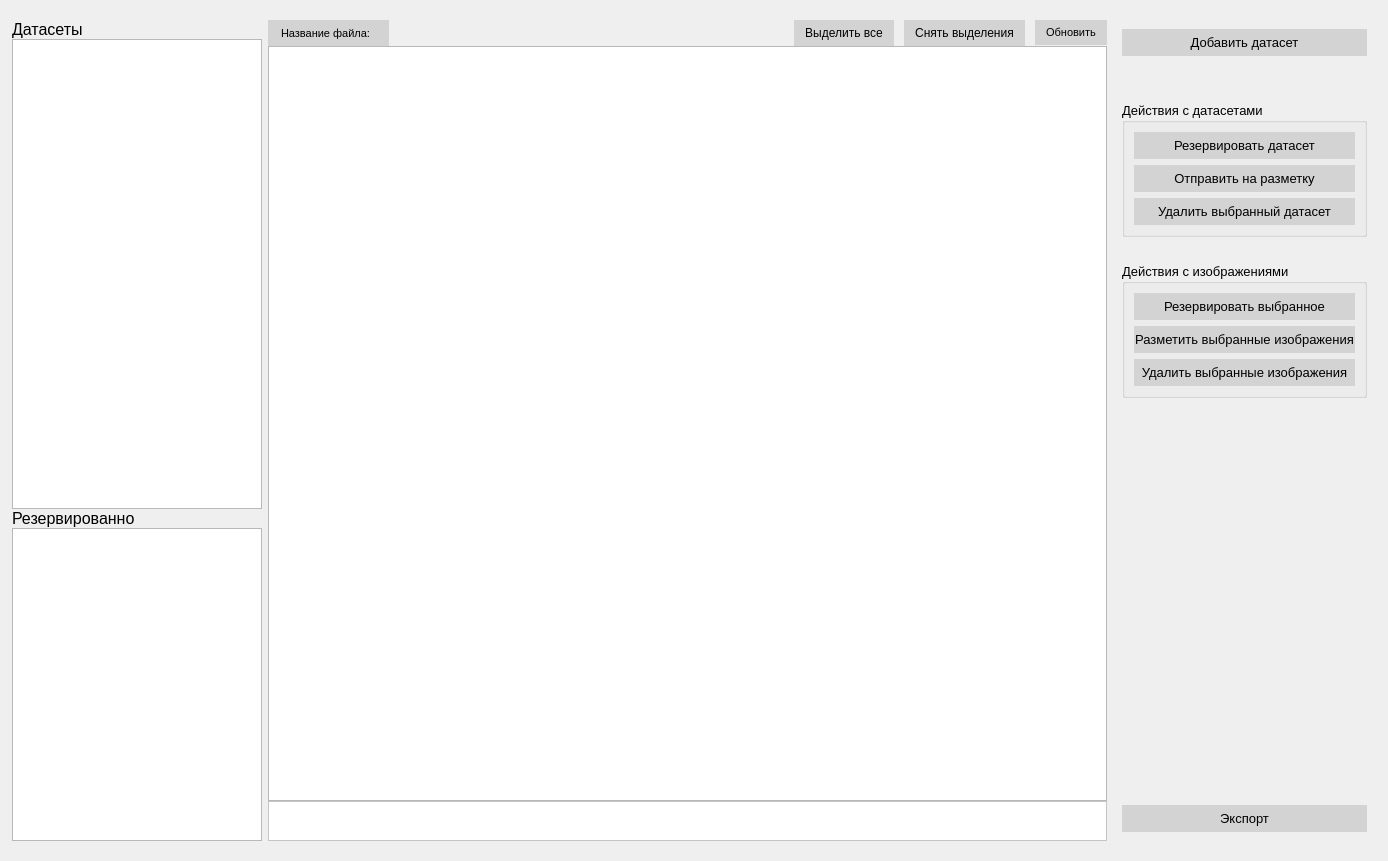
<?xml version="1.0" encoding="UTF-8"?>
<ui version="4.0">
 <class>page_dataset</class>
 <widget class="QWidget" name="page_dataset">
  <property name="geometry">
   <rect>
    <x>0</x>
    <y>0</y>
    <width>1388</width>
    <height>861</height>
   </rect>
  </property>
  <property name="windowTitle">
   <string>Форма для аннотации</string>
  </property>
  <property name="styleSheet">
   <string notr="true">QPushButton {
    background-color: lightgray;
    color: black;            
    border: 1px solid lightgray; 
    padding: 5px 0px;    
}

QPushButton:hover {
    background-color: white;
	border: 1px solid blue;
}

QPushButton:pressed {
	background-color: solid lightblue;
	border: 1px solid black;
}</string>
  </property>
  <layout class="QVBoxLayout" name="page_main_layout">
   <item>
    <widget class="QWidget" name="dataset_display" native="true">
     <layout class="QHBoxLayout" name="horizontalLayout">
      <property name="leftMargin">
       <number>1</number>
      </property>
      <property name="rightMargin">
       <number>1</number>
      </property>
      <item>
       <widget class="QWidget" name="verticalWidget" native="true">
        <property name="maximumSize">
         <size>
          <width>250</width>
          <height>16777213</height>
         </size>
        </property>
        <layout class="QVBoxLayout" name="verticalLayout_2" stretch="0,3,0,2">
         <property name="spacing">
          <number>0</number>
         </property>
         <property name="leftMargin">
          <number>0</number>
         </property>
         <property name="topMargin">
          <number>0</number>
         </property>
         <property name="rightMargin">
          <number>0</number>
         </property>
         <property name="bottomMargin">
          <number>0</number>
         </property>
         <item>
          <widget class="QLabel" name="label_2">
           <property name="font">
            <font>
             <pointsize>12</pointsize>
            </font>
           </property>
           <property name="text">
            <string>Датасеты</string>
           </property>
          </widget>
         </item>
         <item>
          <widget class="UListDataset" name="list_datasets">
           <property name="minimumSize">
            <size>
             <width>250</width>
             <height>0</height>
            </size>
           </property>
           <property name="maximumSize">
            <size>
             <width>16777215</width>
             <height>16777215</height>
            </size>
           </property>
          </widget>
         </item>
         <item>
          <widget class="QLabel" name="label">
           <property name="font">
            <font>
             <pointsize>12</pointsize>
            </font>
           </property>
           <property name="text">
            <string>Резервированно</string>
           </property>
          </widget>
         </item>
         <item>
          <widget class="UListDataset" name="list_reserved"/>
         </item>
        </layout>
       </widget>
      </item>
      <item>
       <layout class="QVBoxLayout" name="verticalLayout_3">
        <property name="spacing">
         <number>0</number>
        </property>
        <item>
         <layout class="QHBoxLayout" name="horizontalLayout_2">
          <property name="spacing">
           <number>10</number>
          </property>
          <item>
           <widget class="QWidget" name="horizontalWidget" native="true">
            <property name="font">
             <font>
              <pointsize>10</pointsize>
             </font>
            </property>
            <property name="styleSheet">
             <string notr="true">QWidget#horizontalWidget {
	background-color: lightgray;
	padding: 0px;
margin: 0px;
}
</string>
            </property>
            <layout class="QHBoxLayout" name="horizontalLayout_3">
             <property name="spacing">
              <number>0</number>
             </property>
             <property name="leftMargin">
              <number>0</number>
             </property>
             <property name="topMargin">
              <number>0</number>
             </property>
             <property name="rightMargin">
              <number>0</number>
             </property>
             <property name="bottomMargin">
              <number>0</number>
             </property>
             <item>
              <widget class="QLabel" name="label_4">
               <property name="font">
                <font>
                 <pointsize>8</pointsize>
                </font>
               </property>
               <property name="styleSheet">
                <string notr="true">QLabel {
	padding: 0px 0px 0px 10px;
}</string>
               </property>
               <property name="text">
                <string>Название файла:</string>
               </property>
              </widget>
             </item>
             <item>
              <widget class="QLabel" name="label_3">
               <property name="maximumSize">
                <size>
                 <width>400</width>
                 <height>16777215</height>
                </size>
               </property>
               <property name="font">
                <font>
                 <pointsize>8</pointsize>
                </font>
               </property>
               <property name="styleSheet">
                <string notr="true">QLabel {
	padding: 0px 0px 0px 10px;
}</string>
               </property>
               <property name="text">
                <string/>
               </property>
               <property name="alignment">
                <set>Qt::AlignRight|Qt::AlignTrailing|Qt::AlignVCenter</set>
               </property>
              </widget>
             </item>
            </layout>
           </widget>
          </item>
          <item>
           <spacer name="horizontalSpacer_2">
            <property name="orientation">
             <enum>Qt::Horizontal</enum>
            </property>
            <property name="sizeHint" stdset="0">
             <size>
              <width>40</width>
              <height>20</height>
             </size>
            </property>
           </spacer>
          </item>
          <item>
           <widget class="QPushButton" name="button_choose_all">
            <property name="contextMenuPolicy">
             <enum>Qt::DefaultContextMenu</enum>
            </property>
            <property name="styleSheet">
             <string notr="true">QPushButton {
	padding: 5px 10px
}</string>
            </property>
            <property name="text">
             <string>Выделить все</string>
            </property>
           </widget>
          </item>
          <item>
           <widget class="QPushButton" name="button_reset_selected">
            <property name="styleSheet">
             <string notr="true">QPushButton {
	padding: 5px 10px
}</string>
            </property>
            <property name="text">
             <string>Снять выделения</string>
            </property>
           </widget>
          </item>
          <item>
           <widget class="QPushButton" name="button_refresh">
            <property name="font">
             <font>
              <pointsize>8</pointsize>
             </font>
            </property>
            <property name="styleSheet">
             <string notr="true">QPushButton {
	padding: 5px 10px
}</string>
            </property>
            <property name="text">
             <string>Обновить</string>
            </property>
           </widget>
          </item>
         </layout>
        </item>
        <item>
         <widget class="UImageGallery" name="view_gallery">
          <property name="minimumSize">
           <size>
            <width>650</width>
            <height>420</height>
           </size>
          </property>
          <property name="horizontalScrollBarPolicy">
           <enum>Qt::ScrollBarAlwaysOff</enum>
          </property>
         </widget>
        </item>
        <item>
         <widget class="UScrollFilter" name="scroll_classes">
          <property name="maximumSize">
           <size>
            <width>16777215</width>
            <height>40</height>
           </size>
          </property>
          <property name="styleSheet">
           <string notr="true">background-color: white;</string>
          </property>
          <property name="verticalScrollBarPolicy">
           <enum>Qt::ScrollBarAlwaysOff</enum>
          </property>
          <property name="horizontalScrollBarPolicy">
           <enum>Qt::ScrollBarAlwaysOff</enum>
          </property>
          <property name="widgetResizable">
           <bool>true</bool>
          </property>
         </widget>
        </item>
       </layout>
      </item>
      <item>
       <widget class="QWidget" name="verticalWidget" native="true">
        <property name="minimumSize">
         <size>
          <width>260</width>
          <height>0</height>
         </size>
        </property>
        <layout class="QVBoxLayout" name="verticalLayout">
         <item>
          <widget class="QPushButton" name="button_add_dataset">
           <property name="font">
            <font>
             <pointsize>10</pointsize>
            </font>
           </property>
           <property name="text">
            <string>Добавить датасет</string>
           </property>
          </widget>
         </item>
         <item>
          <spacer name="verticalSpacer">
           <property name="orientation">
            <enum>Qt::Vertical</enum>
           </property>
           <property name="sizeType">
            <enum>QSizePolicy::Fixed</enum>
           </property>
           <property name="sizeHint" stdset="0">
            <size>
             <width>20</width>
             <height>40</height>
            </size>
           </property>
          </spacer>
         </item>
         <item>
          <widget class="QGroupBox" name="groupBox">
           <property name="font">
            <font>
             <pointsize>10</pointsize>
            </font>
           </property>
           <property name="title">
            <string>Действия с датасетами</string>
           </property>
           <layout class="QVBoxLayout" name="verticalLayout_4">
            <item>
             <widget class="QPushButton" name="button_move_dataset_to_reserved">
              <property name="font">
               <font>
                <pointsize>10</pointsize>
               </font>
              </property>
              <property name="text">
               <string>Резервировать датасет</string>
              </property>
             </widget>
            </item>
            <item>
             <widget class="QPushButton" name="button_dataset_to_annotation">
              <property name="font">
               <font>
                <pointsize>10</pointsize>
               </font>
              </property>
              <property name="text">
               <string>Отправить на разметку</string>
              </property>
             </widget>
            </item>
            <item>
             <widget class="QPushButton" name="button_delete_dataset">
              <property name="font">
               <font>
                <pointsize>10</pointsize>
               </font>
              </property>
              <property name="text">
               <string>Удалить выбранный датасет</string>
              </property>
             </widget>
            </item>
           </layout>
          </widget>
         </item>
         <item>
          <spacer name="verticalSpacer_2">
           <property name="orientation">
            <enum>Qt::Vertical</enum>
           </property>
           <property name="sizeType">
            <enum>QSizePolicy::Fixed</enum>
           </property>
           <property name="sizeHint" stdset="0">
            <size>
             <width>20</width>
             <height>20</height>
            </size>
           </property>
          </spacer>
         </item>
         <item>
          <widget class="QGroupBox" name="groupBox_2">
           <property name="font">
            <font>
             <pointsize>10</pointsize>
            </font>
           </property>
           <property name="title">
            <string>Действия с изображениями</string>
           </property>
           <layout class="QVBoxLayout" name="verticalLayout_5">
            <item>
             <widget class="QPushButton" name="button_move_selected_to_reserved">
              <property name="font">
               <font>
                <pointsize>10</pointsize>
               </font>
              </property>
              <property name="text">
               <string>Резервировать выбранное</string>
              </property>
             </widget>
            </item>
            <item>
             <widget class="QPushButton" name="button_selected_to_annotate">
              <property name="font">
               <font>
                <pointsize>10</pointsize>
               </font>
              </property>
              <property name="text">
               <string>Разметить выбранные изображения</string>
              </property>
             </widget>
            </item>
            <item>
             <widget class="QPushButton" name="button_delete_selected">
              <property name="font">
               <font>
                <pointsize>10</pointsize>
               </font>
              </property>
              <property name="text">
               <string>Удалить выбранные изображения</string>
              </property>
             </widget>
            </item>
           </layout>
          </widget>
         </item>
         <item>
          <spacer name="verticalSpacer_3">
           <property name="orientation">
            <enum>Qt::Vertical</enum>
           </property>
           <property name="sizeHint" stdset="0">
            <size>
             <width>20</width>
             <height>40</height>
            </size>
           </property>
          </spacer>
         </item>
         <item>
          <widget class="QPushButton" name="button_export">
           <property name="font">
            <font>
             <pointsize>10</pointsize>
            </font>
           </property>
           <property name="styleSheet">
            <string notr="true">QWidget &gt; QPushButton {
	background-color: rgb(88, 239, 255);
}

QWidget &gt; QPushButton:hover {
	background-color: white;
}</string>
           </property>
           <property name="text">
            <string>Экспорт</string>
           </property>
          </widget>
         </item>
        </layout>
       </widget>
      </item>
     </layout>
    </widget>
   </item>
  </layout>
 </widget>
 <customwidgets>
  <customwidget>
   <class>UScrollFilter</class>
   <extends>QScrollArea</extends>
   <header location="global">dataset.scroll_filter</header>
   <container>1</container>
  </customwidget>
  <customwidget>
   <class>UListDataset</class>
   <extends>QListWidget</extends>
   <header location="global">dataset.list_datasets</header>
  </customwidget>
  <customwidget>
   <class>UImageGallery</class>
   <extends>QGraphicsView</extends>
   <header location="global">dataset.image_gallery</header>
  </customwidget>
 </customwidgets>
 <resources/>
 <connections/>
</ui>
